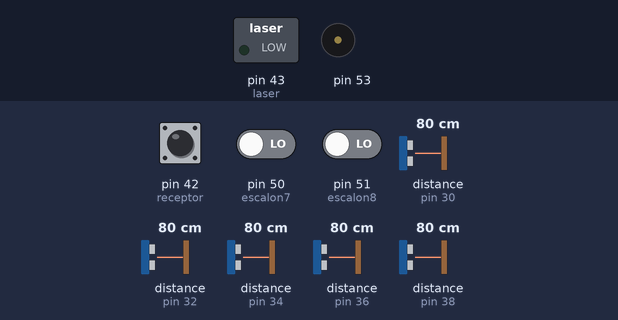
Recording of a sketch running on a simulated Arduino Mega 2560, built with avr-gcc and run on an emulated ATmega2560. Shown: switched loads named in the sketch (green lamp = pin HIGH), buzzer (waves = sounding). Inputs (shaded band) come from the test bench; at power-on: distance to the obstacle (sensors on pin 30, pin 32, pin 34, pin 36, pin 38) 80 cm, pin 42 (receptor) HIGH, pin 50 (escalon7) LOW, pin 51 (escalon8) LOW. The echo pulse lasts 58.3 µs per cm; what the sketch prints to the serial monitor is not drawn.

Above: at 5.4 s.
5.5 s: distance to the obstacle (sensor on pin 30) set to 22 cm
9.0 s: distance to the obstacle (sensor on pin 30) set to 18 cm
At 10.7 s:
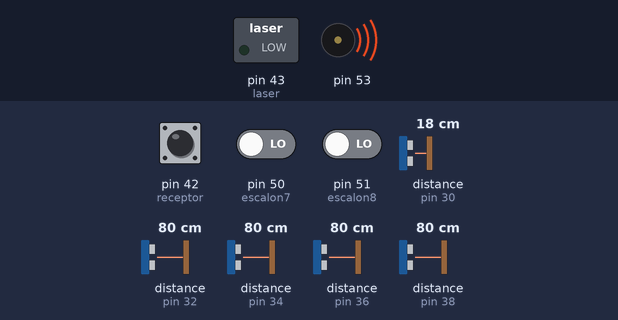
16.5 s: distance to the obstacle (sensor on pin 30) set to 35 cm
At 17.2 s:
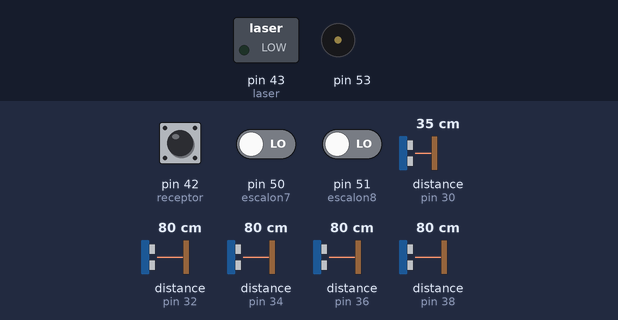
18.4 s: distance to the obstacle (sensor on pin 30) set to 2 cm
At 21.0 s:
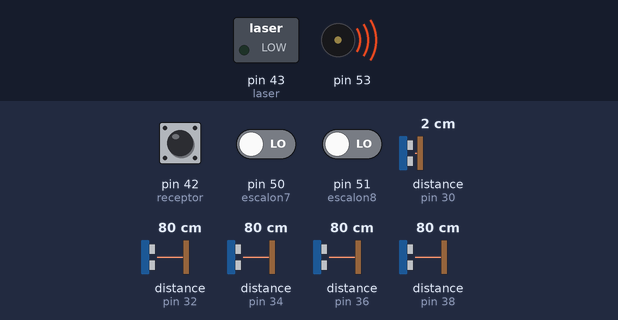
Timing chart, 0 to 26.3 s (numbered marks = the images above; inputs shaded):
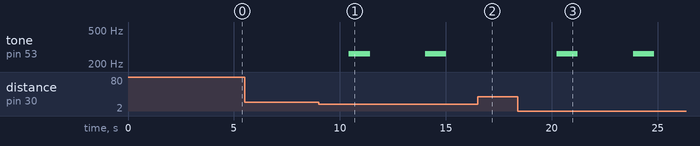

The sketch:

ProyectoFinal.ino
```cpp
// Emanuel Estrada Larios
// Maximo Bautista Aguirre

#include <NewPing.h>
#include <NewTone.h>

// Declaracion de pines de ultrasonicos
#define TRIGGER_PIN1  31
#define ECHO_PIN1     30
#define MAX_DISTANCE1 200

#define TRIGGER_PIN_2  33
#define ECHO_PIN_2     32
#define MAX_DISTANCE_2 200

#define TRIGGER_PIN_3  35
#define ECHO_PIN_3     34
#define MAX_DISTANCE_3 200

#define TRIGGER_PIN_44  39
#define ECHO_PIN_44     38
#define MAX_DISTANCE_44 200

#define TRIGGER_PIN_6  37
#define ECHO_PIN_6     36
#define MAX_DISTANCE_6 200

// Declaracion de pines de movimiento y laser
int escalon7 = 50; // INPUT
int escalon8 = 51; // INPUT
int receptor = 42;
int laser = 43;

/*int ledDo = 50;
int ledRe = 0;
int ledMi = 0;
int ledFa = 0;
int ledSol = 0;
int ledLa = 0;
int ledSi = 0;

int fqDo[5]={131,262,523,1046,2093};      // Do
int fqRe[5]={147,294,587,1175,2349};      // Re
int fqMi[5]={165,330,659,1319,2637};      // Mi
int fqFa[5]={175,349,698,1397,2794};      // Fa
int fqSol[5]={196,392,784,1568,3136};     // Sol
int fqLa[5]={220,440,880,1760,3520};      // La
int fqSi[5]={247,494,988,1976,3951};      // Si */

// Configuracion pines ultrasonicos
NewPing sonar1(TRIGGER_PIN1, ECHO_PIN1, MAX_DISTANCE1);
NewPing escalon2(TRIGGER_PIN_2, ECHO_PIN_2, MAX_DISTANCE_2);
NewPing escalon3(TRIGGER_PIN_3, ECHO_PIN_3, MAX_DISTANCE_3);
NewPing escalon44(TRIGGER_PIN_44, ECHO_PIN_44, MAX_DISTANCE_44);
NewPing escalon6(TRIGGER_PIN_6, ECHO_PIN_6, MAX_DISTANCE_6);


void setup() {
  Serial.begin(9600);

  // Configuraciones pines de movimiento y laser
  pinMode(escalon7,INPUT);
  pinMode(escalon8,INPUT);
  pinMode(receptor,INPUT);
  pinMode(laser,OUTPUT);

  /*pinMode(ledDo,OUTPUT);
  pinMode(ledRe,OUTPUT);
  pinMode(ledMi,OUTPUT);
  pinMode(ledFa,OUTPUT);
  pinMode(ledSol,OUTPUT);
  pinMode(ledLa,OUTPUT);
  pinMode(ledSi,OUTPUT);*/

}

void loop() {
  delay(2000);

  // Obtener distancia ultrasonicos
  int es1 = sonar1.ping_median();
  int es2 = escalon2.ping_median();
  int es3 = escalon3.ping_median();
  int es44 = escalon44.ping_median();
  int es6 = escalon6.ping_median();


  Serial.println("Escalones activados: ");
  Serial.println(es1/US_ROUNDTRIP_CM); //Arreglar
  Serial.println(es2/US_ROUNDTRIP_CM); //arr
  Serial.println(es3/US_ROUNDTRIP_CM); //arr
  Serial.println(es44/US_ROUNDTRIP_CM); //arr
  Serial.println(digitalRead(receptor));
  Serial.println(es6/US_ROUNDTRIP_CM); //arr
  Serial.println(digitalRead(escalon7));
  Serial.println(digitalRead(escalon8));

  if((es1/US_ROUNDTRIP_CM)>0 && (es1/US_ROUNDTRIP_CM) <20) {
    NewTone(53, 262);
    delay(1000);
    noNewTone(53);
  }
  else if((es2/US_ROUNDTRIP_CM)>0 && (es2/US_ROUNDTRIP_CM) <20) {
    NewTone(53, 294);
    delay(1000);
    noNewTone(53);
  }
  else if((es3/US_ROUNDTRIP_CM)>0 && (es3/US_ROUNDTRIP_CM) <20) {
    NewTone(53, 330);
    delay(1000);
    noNewTone(53);
  }
  else if((es44/US_ROUNDTRIP_CM)>0 && (es44/US_ROUNDTRIP_CM) <20) {
    NewTone(53, 349);
    delay(1000);
    noNewTone(53);
  }
  else if(digitalRead(receptor) == 0) {
    NewTone(53, 392);
    delay(1000);
    noNewTone(53);
  }
  else if((es6/US_ROUNDTRIP_CM)>0 && (es6/US_ROUNDTRIP_CM) <20) {
    NewTone(53, 440);
    delay(1000);
    noNewTone(53);
  }
  else if (digitalRead(escalon7) == 1) {
    NewTone(53, 494);
    delay(1000);
    noNewTone(53);
  }
  else if (digitalRead(escalon8) == 1) {
    NewTone(53, 523);
    delay(1000);
    noNewTone(53);
  }


}
```

Measured:
- the behaviour switches between 20 and 19 cm on distance to the obstacle (sensor on pin 30) (found by bisection; images 0 and 1)
- after the input at 5.5 s, every drawn part: stays the same
- after the input at 9.0 s, tone on pin 53: alternates 262 Hz for 1.0 s and silent for 2.6 s, starting after 1.4 s
- after the input at 16.5 s, tone on pin 53: stays silent (without the input it goes to 262 Hz after 1.1 s)
- after the input at 18.4 s, tone on pin 53: alternates 262 Hz for 1.0 s and silent for 2.6 s, starting after 1.8 s
